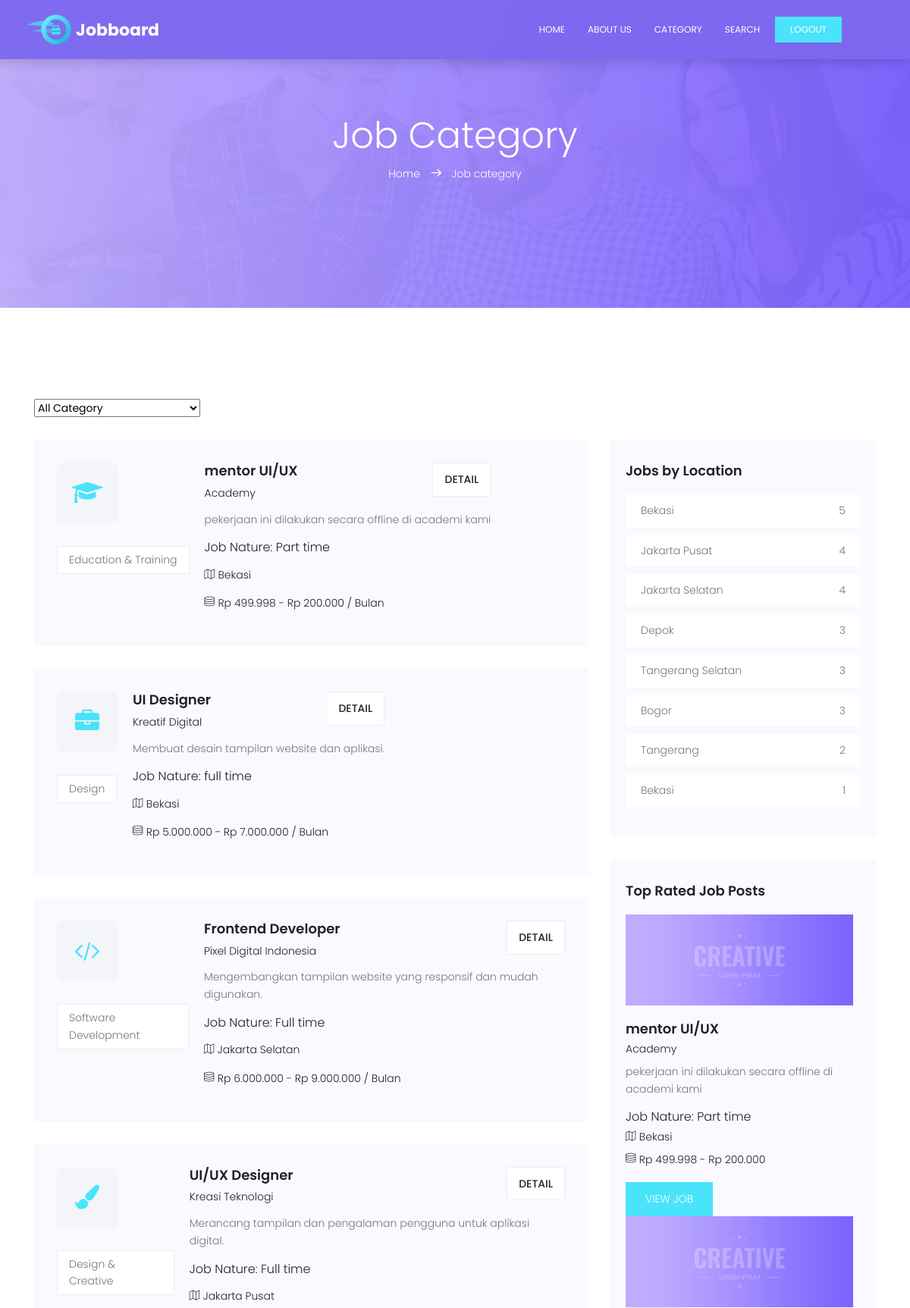
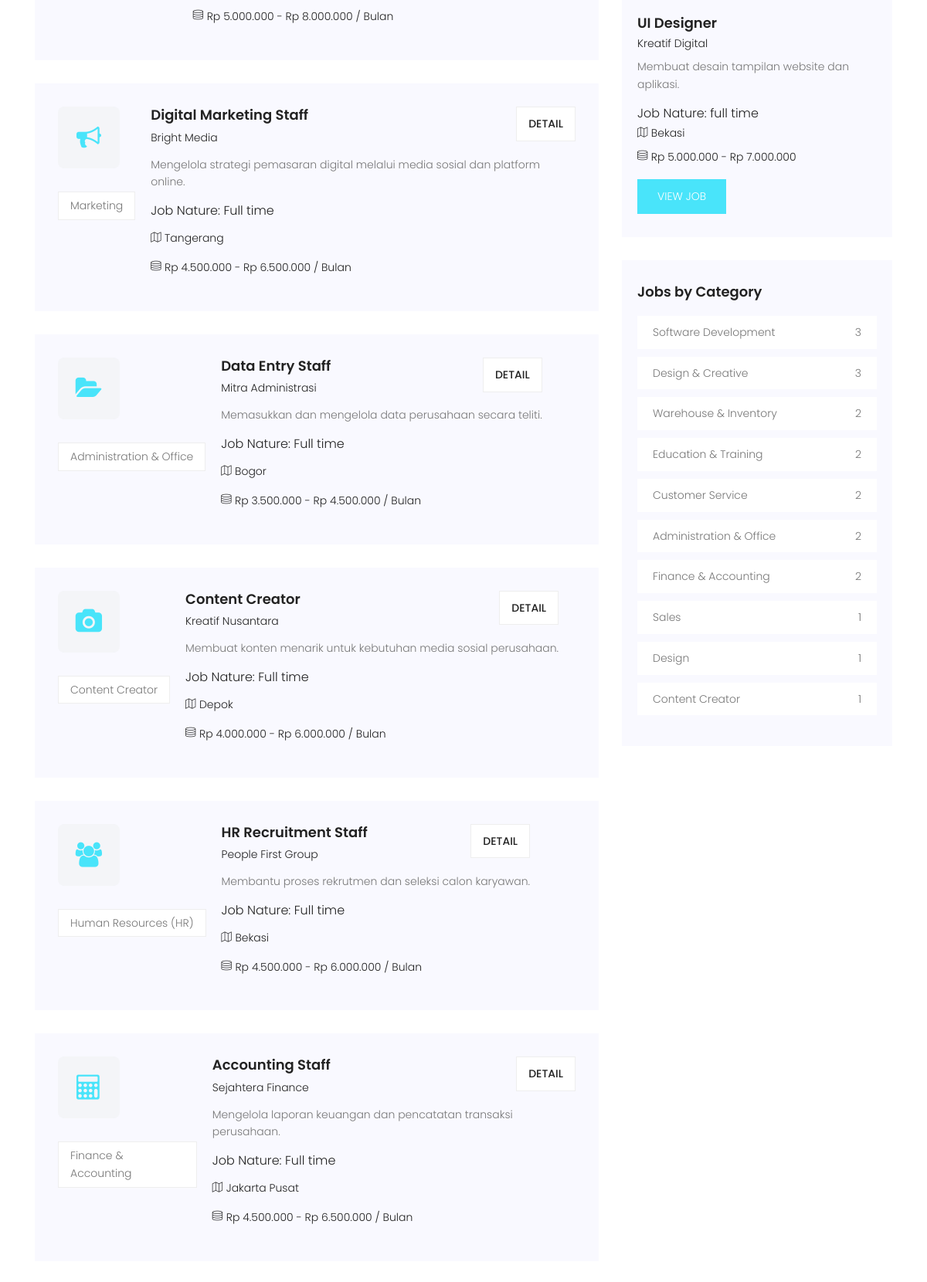
Screenshot of /category.php (signed in, upper part) with the database file from the repository (2 pictures, top to bottom).
### tables this page shows
CREATE TABLE `jobs` (
  `id` int(11) NOT NULL,
  `judul_posisi` varchar(150) NOT NULL,
  `nama_perusahaan` varchar(150) NOT NULL,
  `deskripsi` text NOT NULL,
  `persyaratan` text DEFAULT NULL,
  `lokasi` varchar(100) NOT NULL,
  `kategori` varchar(100) NOT NULL,
  `category_id` int(11) DEFAULT NULL,
  `tipe` varchar(50) NOT NULL,
  `gaji_min` bigint(20) DEFAULT 0,
  `gaji_max` bigint(20) DEFAULT 0,
  `status` enum('Buka','Tutup') DEFAULT 'Buka',
  `created_at` timestamp NOT NULL DEFAULT current_timestamp()
);

### category.php (the view, shortened to what this page needs)
<?php
require 'auth.php';
include_once 'koneksi.php';
function getCategoryIcon($category) {
    switch (strtolower($category)) {
        case 'technology':          return 'fa-laptop';
        case 'administration':      return 'fa-folder-open';
        case 'finance':             return 'fa-calculator';
        case 'marketing':           return 'fa-bullhorn';
        case 'sales':               return 'fa-line-chart';
        case 'human-resources':     return 'fa-users';
        case 'design':              return 'fa-paint-brush';
        case 'development':         return 'fa-code';
        case 'customer-service':    return 'fa-headphones';
        case 'education':           return 'fa-graduation-cap';
        case 'engineering':         return 'fa-cogs';
        case 'logistics':           return 'fa-truck';
        case 'warehouse':           return 'fa-archive';
        case 'hospitality':         return 'fa-bed';
        case 'legal':               return 'fa-balance-scale';
        case 'media':               return 'fa-newspaper-o';
        case 'content-creator':     return 'fa-camera';
        case 'security':            return 'fa-shield';
        default:                    return 'fa-briefcase';
    }
}
$categories = [
    "" => "All Category",
    "technology" => "Technology & IT",
    "business" => "Business & Management",
    "administration" => "Administration & Office",
    "finance" => "Finance & Accounting",
    "marketing" => "Marketing",
    "sales" => "Sales",
    "human-resources" => "Human Resources (HR)",
    "design" => "Design & Creative",
    "development" => "Software Development",
    "customer-service" => "Customer Service",
    "education" => "Education & Training",
    "healthcare" => "Healthcare & Medical",
    "engineering" => "Engineering",
    "manufacturing" => "Manufacturing & Production",
    "logistics" => "Logistics & Supply Chain",
    "warehouse" => "Warehouse & Inventory",
    "construction" => "Construction & Property",
    "hospitality" => "Hospitality & Tourism",
    "food-beverage" => "Food & Beverage",
    "retail" => "Retail & Merchandising",
    "transportation" => "Transportation & Driver",
    "legal" => "Legal",
    "media" => "Media & Communication",
    "content-creator" => "Content Creator",
    "security" => "Security",
    "cleaning" => "Cleaning & Maintenance",
    "freelance" => "Freelance & Remote",
    "internship" => "Internship",
    "other" => "Other"
];
function labelKategori($key, $categories) {
    return $categories[$key] ?? ucwords(str_replace('-', ' ', $key));
}
$selectedCategory = $_GET['category'] ?? '';
if ($selectedCategory !== '') {
    $stmt = mysqli_prepare($conn, "SELECT * FROM jobs WHERE status = 'Buka' AND kategori = ? ORDER BY created_at DESC");
    mysqli_stmt_bind_param($stmt, "s", $selectedCategory);
} else {
    $stmt = mysqli_prepare($conn, "SELECT * FROM jobs WHERE status = 'Buka' ORDER BY created_at DESC");
}
mysqli_stmt_execute($stmt);
$jobs_result = mysqli_stmt_get_result($stmt);
$location_result = mysqli_query($conn, "
    SELECT lokasi, COUNT(*) AS total
    FROM jobs WHERE status = 'Buka'
    GROUP BY lokasi ORDER BY total DESC LIMIT 8
");
$category_result = mysqli_query($conn, "
    SELECT kategori, COUNT(*) AS total
    FROM jobs WHERE status = 'Buka'
    GROUP BY kategori ORDER BY total DESC LIMIT 10
");
$top_jobs_result = mysqli_query($conn, "
    SELECT * FROM jobs WHERE status = 'Buka'
    ORDER BY created_at DESC LIMIT 2
");
?>
<!DOCTYPE html>
<html lang="id" class="no-js">
<head>
	<link rel="stylesheet" href="css/linearicons.css">
	<link rel="stylesheet" href="css/font-awesome.min.css">
	<link rel="stylesheet" href="css/bootstrap.css">
	<link rel="stylesheet" href="css/magnific-popup.css">
	<link rel="stylesheet" href="css/nice-select.css">
	<link rel="stylesheet" href="css/animate.min.css">
	<link rel="stylesheet" href="css/owl.carousel.css">
	<link rel="stylesheet" href="css/main.css">
</head>
<body>
    <header id="header">
        <div class="container">
            <div class="row align-items-center justify-content-between d-flex">
                <div id="logo">
                    <a href="home.php">
                        <img src="img/logo.png" alt="Jobboard">
                    </a>
                </div>
                <nav id="nav-menu-container">
                    <ul class="nav-menu">
                        <li>
                            <a href="home.php">Home</a>
                        </li>
                        <li>
                            <a href="about-us.php">About Us</a>
                        </li>
                        <li class="menu-active">
                            <a href="category.php">Category</a>
                        </li>
                        <li>
                            <a href="search.php">Search</a>
                        </li>
                        <li>
                            <a href="logout.php" class="ticker-btn">Logout</a>
                        </li>
                    </ul>
                </nav>
            </div>
        </div>
    </header>
	<section class="banner-area relative" id="home">
		<div class="overlay overlay-bg"></div>
		<div class="container">
			<div class="row d-flex align-items-center justify-content-center">
				<div class="about-content col-lg-12">
					<h1 class="text-white">Job Category</h1>
					<p class="text-white link-nav">
						<a href="home.php">Home </a>
						<span class="lnr lnr-arrow-right"></span>
						<a href="category.php"> Job category</a>
					</p>
				</div>
			</div>
		</div>
	</section>
	<section class="post-area section-gap">
		<div class="container">
			<div class="row mb-30">
				<div class="col-lg-12">
					<form action="category.php" method="get" class="serach-form-area flex-row d-flex justify-content-between align-items-center">
						<div class="single-defination style-select" style="width: 100%;">
							<select name="category" class="app-select wide" onchange="this.form.submit()">
								<?php foreach ($categories as $value => $label): ?>
									<option value="<?php echo htmlspecialchars($value); ?>" <?php echo ($selectedCategory === $value) ? 'selected' : ''; ?>>
										<?php echo htmlspecialchars($label); ?>
									</option>
								<?php endforeach; ?>
							</select>
						</div>
					</form>
				</div>
			</div>
			<div class="row justify-content-center d-flex">
				<div class="col-lg-8 post-list">
					<?php if (mysqli_num_rows($jobs_result) > 0): ?>
						<?php while ($job = mysqli_fetch_assoc($jobs_result)): ?>
							<div class="single-post d-flex flex-row">
								<div class="thumb" style="margin-right: 20px;">
									<div style="width: 80px; height: 80px; background-color: #f4f5f8; border-radius: 8px; display: flex; align-items: center; justify-content: center; margin-bottom: 10px;">
										<i class="fa <?php echo getCategoryIcon($job['kategori']); ?>" style="font-size: 32px; color: #49e4fa;"></i>
									</div>
									<ul class="tags">
										<li>
											<a href="category.php?category=<?php echo urlencode($job['kategori']); ?>">
												<?php echo htmlspecialchars(labelKategori($job['kategori'], $categories)); ?>
											</a>
										</li>
									</ul>
								</div>
								<div class="details">
									<div class="title d-flex flex-row justify-content-between">
										<div class="titles">
											<a href="single.php?id=<?php echo (int) $job['id']; ?>"><h4><?php echo htmlspecialchars($job['judul_posisi']); ?></h4></a>
											<h6><?php echo htmlspecialchars($job['nama_perusahaan']); ?></h6>
										</div>
										<ul class="btns">
											<li><a href="single.php?id=<?php echo (int) $job['id']; ?>">Detail</a></li>
										</ul>
									</div>
									<p><?php echo htmlspecialchars($job['deskripsi']); ?></p>
									<h5>Job Nature: <?php echo htmlspecialchars(ucfirst(str_replace('-', ' ', $job['tipe']))); ?></h5>
									<p class="address"><span class="lnr lnr-map"></span> <?php echo htmlspecialchars(ucwords(str_replace('-', ' ', $job['lokasi']))); ?></p>
									<p class="address"><span class="lnr lnr-database"></span> Rp <?php echo number_format($job['gaji_min'], 0, ',', '.'); ?> - Rp <?php echo number_format($job['gaji_max'], 0, ',', '.'); ?> / Bulan</p>
								</div>
							</div>
						<?php endwhile; ?>
					<?php else: ?>
						<div class="alert alert-warning text-center">
							Belum ada lowongan pekerjaan untuk kategori ini.
						</div>
					<?php endif; ?>
				</div>
				<div class="col-lg-4 sidebar">
					<div class="single-slidebar">
						<h4>Jobs by Location</h4>
						<ul class="cat-list">
							<?php if (mysqli_num_rows($location_result) > 0): ?>
								<?php while ($loc = mysqli_fetch_assoc($location_result)): ?>
									<li>
										<a class="justify-content-between d-flex" href="search.php?lokasi=<?php echo urlencode($loc['lokasi']); ?>">
											<p><?php echo htmlspecialchars(ucwords(str_replace('-', ' ', $loc['lokasi']))); ?></p>
											<span><?php echo (int) $loc['total']; ?></span>
										</a>
									</li>
								<?php endwhile; ?>
							<?php else: ?>
								<li><p>Belum ada data lokasi.</p></li>
							<?php endif; ?>
						</ul>
					</div>
					<div class="single-slidebar">
						<h4>Top Rated Job Posts</h4>
						<div class="active-relatedjob-carusel">
							<?php if (mysqli_num_rows($top_jobs_result) > 0): ?>
								<?php while ($top = mysqli_fetch_assoc($top_jobs_result)): ?>
									<div class="single-rated">
										<img class="img-fluid" src="img/r1.jpg" alt="">
										<a href="single.php?id=<?php echo (int) $top['id']; ?>"><h4><?php echo htmlspecialchars($top['judul_posisi']); ?></h4></a>
										<h6><?php echo htmlspecialchars($top['nama_perusahaan']); ?></h6>
										<p><?php echo htmlspecialchars($top['deskripsi']); ?></p>
										<h5>Job Nature: <?php echo htmlspecialchars(ucfirst(str_replace('-', ' ', $top['tipe']))); ?></h5>
										<p class="address"><span class="lnr lnr-map"></span> <?php echo htmlspecialchars(ucwords(str_replace('-', ' ', $top['lokasi']))); ?></p>
										<p class="address"><span class="lnr lnr-database"></span> Rp <?php echo number_format($top['gaji_min'], 0, ',', '.'); ?> - Rp <?php echo number_format($top['gaji_max'], 0, ',', '.'); ?></p>
										<a href="single.php?id=<?php echo (int) $top['id']; ?>" class="btns text-uppercase">View job</a>
									</div>
								<?php endwhile; ?>
							<?php else: ?>
								<p>Belum ada lowongan pilihan.</p>
							<?php endif; ?>
						</div>
					</div>
					<div class="single-slidebar">
						<h4>Jobs by Category</h4>
						<ul class="cat-list">
							<?php if (mysqli_num_rows($category_result) > 0): ?>
								<?php while ($cat = mysqli_fetch_assoc($category_result)): ?>
									<li>
										<a class="justify-content-between d-flex" href="category.php?category=<?php echo urlencode($cat['kategori']); ?>">
											<p><?php echo htmlspecialchars(labelKategori($cat['kategori'], $categories)); ?></p>
											<span><?php echo (int) $cat['total']; ?></span>
										</a>
									</li>
								<?php endwhile; ?>
							<?php else: ?>
								<li><p>Belum ada kategori.</p></li>
							<?php endif; ?>
						</ul>
					</div>
				</div>
			</div>
		</div>
	</section>
</body>
</html>

### category.php (style rules this page uses)
#header { position: fixed !important; top: 0; left: 0; width: 100%; z-index: 9999 !important; background-color: rgba(124, 105, 239, 0.95) !important; backdrop-filter: blur(8px); padding: 15px 0 !important; box-shadow: 0 4px 15px rgba(0, 0, 0, 0.15) !important; }

### rows the page displays
jobs: kategori "Education & Training", judul_posisi "mentor UI/UX", nama_perusahaan "Academy", deskripsi "pekerjaan ini dilakukan secara offline di academi kami", tipe "Part time", lokasi "Bekasi", gaji_min "499.998", gaji_max "200.000"
jobs: kategori "Design", judul_posisi "UI Designer", nama_perusahaan "Kreatif Digital", deskripsi "Membuat desain tampilan website dan aplikasi.", tipe "full time", lokasi "Bekasi", gaji_min "5.000.000", gaji_max "7.000.000"
jobs: kategori "Software Development", judul_posisi "Frontend Developer", nama_perusahaan "Pixel Digital Indonesia", deskripsi "Mengembangkan tampilan website yang responsif dan mudah digunakan.", tipe "Full time", lokasi "Jakarta Selatan", gaji_min "6.000.000", gaji_max "9.000.000"
jobs: kategori "Design & Creative", judul_posisi "UI/UX Designer", nama_perusahaan "Kreasi Teknologi", deskripsi "Merancang tampilan dan pengalaman pengguna untuk aplikasi digital.", tipe "Full time", lokasi "Jakarta Pusat", gaji_min "5.000.000", gaji_max "8.000.000"
jobs: kategori "Marketing", judul_posisi "Digital Marketing Staff", nama_perusahaan "Bright Media", deskripsi "Mengelola strategi pemasaran digital melalui media sosial dan platform online.", tipe "Full time", lokasi "Tangerang", gaji_min "4.500.000", gaji_max "6.500.000"
jobs: kategori "Administration & Office", judul_posisi "Data Entry Staff", nama_perusahaan "Mitra Administrasi", deskripsi "Memasukkan dan mengelola data perusahaan secara teliti.", tipe "Full time", lokasi "Bogor", gaji_min "3.500.000", gaji_max "4.500.000"
jobs: kategori "Content Creator", judul_posisi "Content Creator", nama_perusahaan "Kreatif Nusantara", deskripsi "Membuat konten menarik untuk kebutuhan media sosial perusahaan.", tipe "Full time", lokasi "Depok", gaji_min "4.000.000", gaji_max "6.000.000"
jobs: kategori "Human Resources (HR)", judul_posisi "HR Recruitment Staff", nama_perusahaan "People First Group", deskripsi "Membantu proses rekrutmen dan seleksi calon karyawan.", tipe "Full time", lokasi "Bekasi", gaji_min "4.500.000", gaji_max "6.000.000"
jobs: kategori "Finance & Accounting", judul_posisi "Accounting Staff", nama_perusahaan "Sejahtera Finance", deskripsi "Mengelola laporan keuangan dan pencatatan transaksi perusahaan.", tipe "Full time", lokasi "Jakarta Pusat", gaji_min "4.500.000", gaji_max "6.500.000"

### other values shown
str_replace('-', ' ', $loc['lokasi']) "Bekasi"
$loc['total'] "5"
str_replace('-', ' ', $loc['lokasi']) "Jakarta Pusat"
$loc['total'] "4"
str_replace('-', ' ', $loc['lokasi']) "Jakarta Selatan"
str_replace('-', ' ', $loc['lokasi']) "Depok"
$loc['total'] "3"
str_replace('-', ' ', $loc['lokasi']) "Tangerang Selatan"
str_replace('-', ' ', $loc['lokasi']) "Bogor"
str_replace('-', ' ', $loc['lokasi']) "Tangerang"
$loc['total'] "2"
$loc['total'] "1"
labelKategori($cat['kategori'], $categories) "Software Development"
$cat['total'] "3"
labelKategori($cat['kategori'], $categories) "Design & Creative"
